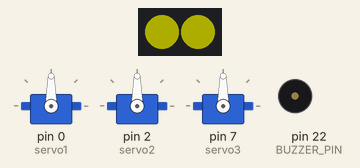
Recording of a sketch running on a simulated Arduino Mega 2560, built with avr-gcc and run on an emulated ATmega2560. On the bench: 2 RGB LEDs in strip order, left to right, 3 × servo, buzzer (waves = sounding). Dim RGB values are drawn brighter than linear.

Above: at 2.3 s.
At 3.8 s:
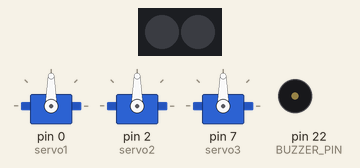
Timing chart, 0 to 5.1 s (numbered marks = the images above):
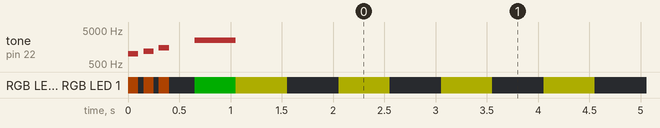

The sketch:

firmware_2350.ino
```cpp
#include <Arduino.h>
#include <Adafruit_NeoPixel.h>
#include <Servo.h>

#define BUZZER_PIN 22
#define RGB_PIN 23
#define NUM_LEDS 2

Servo servo1;
Servo servo2;
Servo servo3;

Adafruit_NeoPixel pixels(NUM_LEDS, RGB_PIN, NEO_GRB + NEO_KHZ800);

void attach_servo(){
  servo1.attach(0);
  servo2.attach(2);
  servo3.attach(7);
}

void playESCStartup() {
  // 1. Three short rising beeps with Red/Yellow flashes
  int frequencies[] = {1000, 1200, 1500};
  for (int f : frequencies) {
    // Light up Orange-ish for detection
    pixels.fill(pixels.Color(255, 100, 0));
    pixels.show();

    tone(BUZZER_PIN, f);
    delay(100);

    noTone(BUZZER_PIN);
    pixels.clear();
    pixels.show();
    delay(50);
  }

  delay(200); // Short pause before ready signal

  // 2. Long confirmation beep with Green flash
  pixels.fill(pixels.Color(0, 255, 0)); // Solid Green
  pixels.show();

  tone(BUZZER_PIN, 2500);
  delay(400);

  noTone(BUZZER_PIN);
  pixels.clear();
  pixels.show();
}

void rgb_status() {
  // Purple status pulse

  pixels.setPixelColor(0,pixels.Color(255,255,0));
  pixels.setPixelColor(1,pixels.Color(255,255,0));
  pixels.show();
  delay(500);

  pixels.clear();
  pixels.show();
  delay(500);
}

void read_encoder(){
  if (Serial.available() > 0){

  }
}
void setup() {
  // Initialize LEDs
  pixels.begin();
  pixels.setBrightness(50); // 255 is very bright for desk work!

  // Initialize Buzzer
  pinMode(BUZZER_PIN, OUTPUT);

  // Run startup sequence
  playESCStartup();
  rgb_status();
  attach_servo();
}

void loop() {
  // Your Mecanum/BDSM control logic goes here
  rgb_status();


}
```
